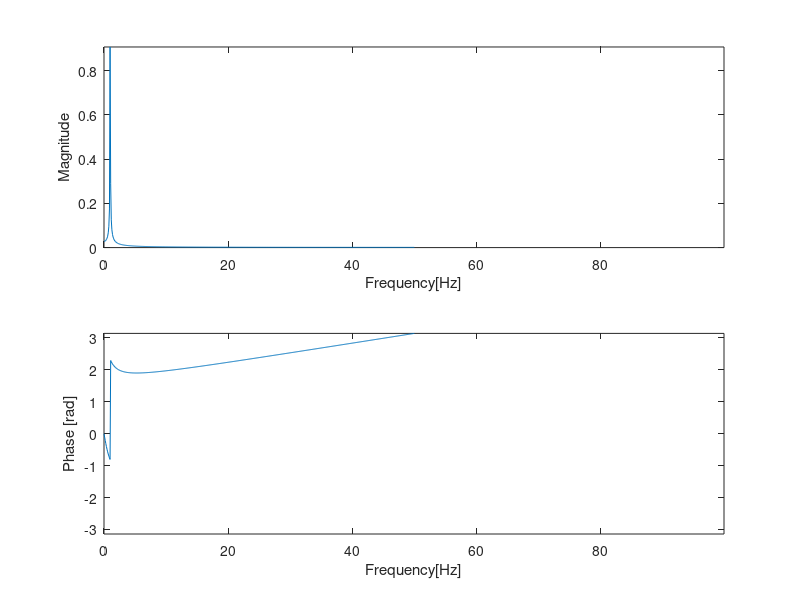

MATLAB code for this plot:
n=1024;dt=0.01;
t=(1:n)*dt-dt;
omega = 2*pi*1; % [Hz]
y=sin(omega*t);
ffty=fft(y)/(n/2);
f=t/dt/dt/n;
subplot(2,1,1);plot(f(1:(n/2+1)),abs(ffty(1:(n/2+1))));
axis([f([1 end]) 0 max(abs(ffty))]);
xlabel('Frequency[Hz]');
ylabel('Magnitude');
subplot(2,1,2);plot(f(1:(n/2+1)),angle(ffty(1:(n/2+1))));
axis([f([1 end]) -pi pi]);
xlabel('Frequency[Hz]');
ylabel('Phase [rad]');
